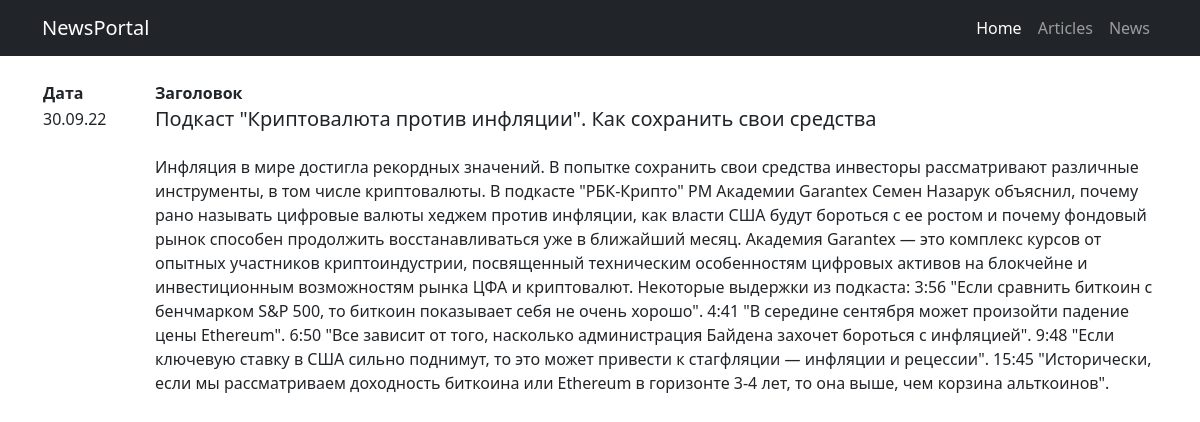
The page /news/2 on the database its author committed.
### news/models.py (models this page shows, shortened)
class Post(models.Model):
    post_author = models.ForeignKey(Author, on_delete=models.CASCADE)
    type = models.BooleanField(default=False)
    time_add = models.DateTimeField(auto_now_add=True)
    title = models.CharField(max_length=255)
    text = models.TextField()
    rating = models.FloatField(default=0)
    category_post = models.ManyToManyField(Category, through='PostCategory')

### news/views.py (the view)
# urls.py: path('<int:pk>', ProductDetail.as_view())
class ProductDetail(DetailView):
    model = Post
    template_name = 'news1only.html'
    context_object_name = 'news'

### news/templatetags/custom_filters.py (called while the page is built)
@register.filter()
def censor(value):
    value = value.split()
    for i in range(len(value)):
        if isinstance(value[i], str) and value[i] in censor_list:
            value[i] = value[i][0] + "*"*(len(value[i])-1)
    return f'{" ".join(value)}'

### templates/news1only.html (shortened to what this page needs)
{% extends 'default.html' %}
{% load custom_filters %}
{% block content %}
{% if news %}
<br>
    <table class="news_screen">
        <tr>
            <td><strong>Дата</strong></td>
            <td><strong>Заголовок</strong></td>
        </tr>
        <tr>
            <td><p>{{ news.time_add|date:'d.m.y' }}</p></td>
            <td><h5>{{ news.title|censor }}</h5> <br> <p>{{ news.text|censor }}</p></td>
        </tr>
    </table>
{% else %}
    <h3>Не нашли новостей для вас. Зайдите попозже, пожалуйста.</h3>
{% endif %}
{% endblock content %}

### rows shown on the page
Post: time_add "30.09.22", title|censor "Подкаст \"Криптовалюта против инфляции\". Как сохранить свои средства", text|censor "Инфляция в мире достигла рекордных значений. В попытке сохранить свои средства инвесторы рассматривают различные инструменты, в том числе криптовалюты. В подкасте \"РБК-Крипто\" PM Академии Garantex Семен Назарук объяснил, почему рано называть цифровые валюты хеджем против инфляции, как власти США будут бороться с ее ростом и почему фондовый рынок способен продолжить восстанавливаться уже в ближайший месяц. Академия Garantex — это комплекс курсов от опытных участников криптоиндустрии, посвященный техническим особенностям цифровых активов на блокчейне и инвестиционным возможностям рынка ЦФА и криптовалют. Некоторые выдержки из подкаста: 3:56 \"Если сравнить биткоин с бенчмарком S&P 500, то…"
